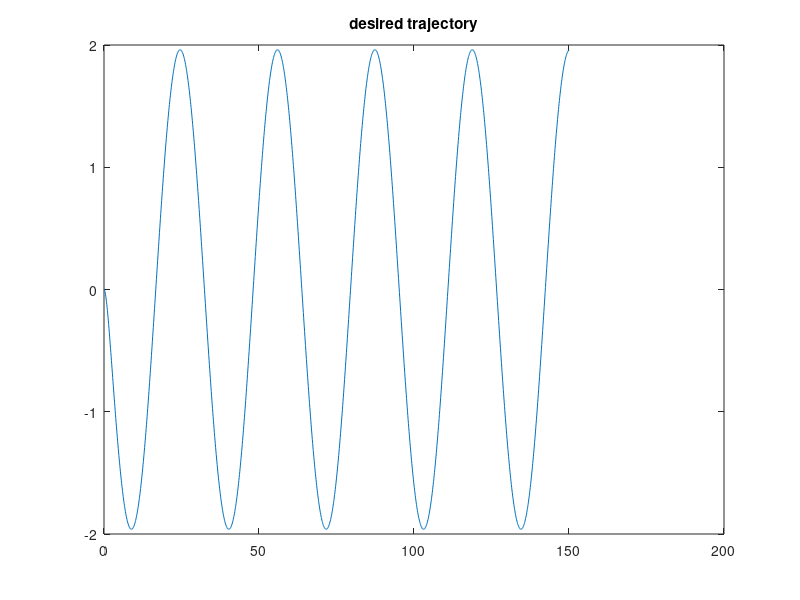

Here is the MATLAB script that generated this plot: (Note: this script raises an error after producing the figure.)

%% April 2021 update
%%
clear all
close all

%% simulation time definition
interval=0.1;
t_space = 0:interval:150;

%% Model Definition
am = 1;
bm = -2;
% r = 5;
% r = r *ones(1,length(t_space));
r = sin(0.2*t_space);
u_r = r;
Wm = tf(bm,[1 am]);
xm = lsim(Wm,u_r,t_space);
figure()
plot(t_space,xm);
title('desired trajectory');

gamma1=0.3; %0.2 and 0.3 also work
gamma2=0.3;


%% Plant Definition for simulation purposes
km=250;
kT=0.004;
Tm=0.5;
a =  1/Tm;
b = -km*kT/Tm;
Gp = tf(b,[1 a]);
Gp_ss = ss(Gp); %for b,a <0 the system is unstable that's why I don't expect k, l to actually converge
% a must be positive, b can be whatever
% test = lsim(Gp_ss,ones(1,length(t_space)),t_space);
% plot(t_space,test)

%% Initialization of loop variables
x=zeros;
u = zeros;
k=zeros;
l=zeros;
k_l = zeros(length(t_space),2);
x(1)=0;
e(1)=0;
kstar=(am+a)/b
lstar=bm/b
kp = calculate_k(Gp);
km = calculate_k(Wm);
sgn = sign(kp)/sign(km); 

%% MRAC process
for i=1:(length(xm)-1)
    
    t = t_space(i):interval:t_space(i+1);
    u(i) = -k_l(i,1)*x(i) + k_l(i,2)*r(i); %deleted the minus in front of k_l( , 1) here and put it 
    %in the adaptive law 
    
    input=u(i) * ones(1,length(t));
    temp = lsim(Gp_ss,input,t,x(i));
    x(i+1)=temp(end);
    
    e(i+1)=x(i+1)-xm(i+1);
    
    [k_l(i+1,1),k_l(i+1,2)]= calculate_k_l(gamma1,gamma2,e(i+1),x(i+1),r(i+1),t,k_l(i,:),sign(b)); %sign(b)
    
end

%% Figure Generation
save workspace.mat
figures()
